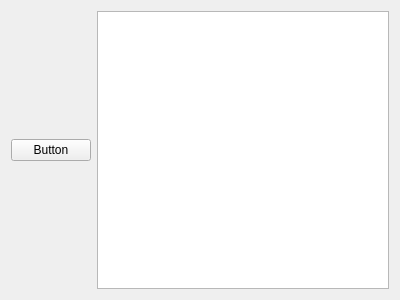
<?xml version="1.0" encoding="UTF-8"?>
<ui version="4.0">
 <class>Widget</class>
 <widget class="QWidget" name="Widget">
  <property name="geometry">
   <rect>
    <x>0</x>
    <y>0</y>
    <width>400</width>
    <height>300</height>
   </rect>
  </property>
  <property name="windowTitle">
   <string>Widget</string>
  </property>
  <layout class="QHBoxLayout" name="horizontalLayout">
   <item>
    <widget class="QPushButton" name="pushButton">
     <property name="text">
      <string>Button</string>
     </property>
     <property name="checkable">
      <bool>true</bool>
     </property>
    </widget>
   </item>
   <item>
    <widget class="QGraphicsView" name="graphicsView"/>
   </item>
  </layout>
 </widget>
 <layoutdefault spacing="6" margin="11"/>
 <resources/>
 <connections/>
</ui>
